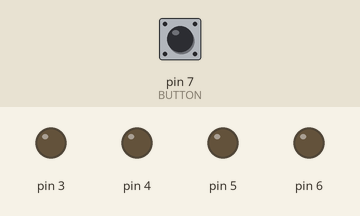
Bench run of a sketch on a simulated Arduino Uno, built with avr-gcc and run on an emulated ATmega328P. Parts: output pins drawn as LEDs (lit = HIGH). Dashed ring = blinking. Inputs (shaded band) come from the test bench; at power-on: pin 7 (BUTTON) HIGH. Random numbers use the default seed unless the sketch sets one.

Above: at 1.2 s.
1.3 s: pin 7 (BUTTON) pulled LOW for 0.15 s
At 1.8 s:
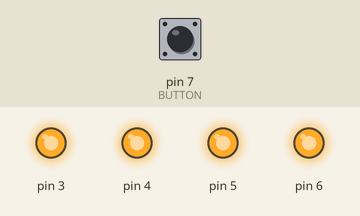
2.9 s: pin 7 (BUTTON) pulled LOW for 1 s
At 6.3 s:
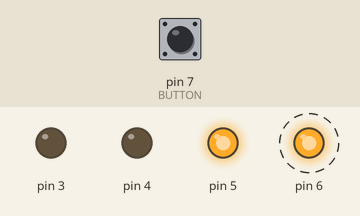
6.4 s: pin 7 (BUTTON) pulled LOW for 3.2 s
11.1 s: pin 7 (BUTTON) pulsed LOW 2 times (0.12 s each, 0.3 s apart)
At 12.0 s:
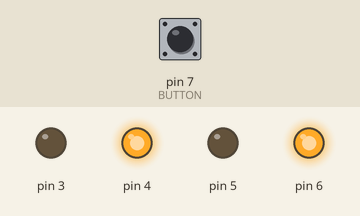
Timing chart, 0 to 21.7 s (numbered marks = the images above; inputs shaded):
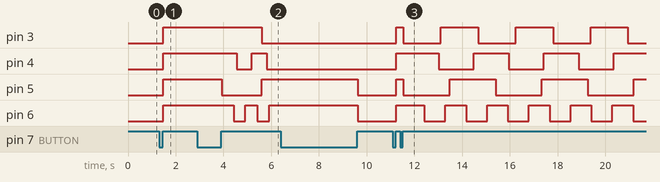

The sketch:

christmas_tree.ino
```cpp
#define LEDS_NUMBER 4

#define LED1 3
#define LED2 4
#define LED3 5
#define LED4 6
#define BUTTON 7

#define OFF_MODE 0
#define ON_MODE 1
#define BLINK_MODE 2

unsigned int buttonMode = OFF_MODE;

struct Led {
  unsigned long currentMillis;
  unsigned long previousMillis;
  unsigned int interval;
  unsigned int state;
};

Led *leds = new Led[LEDS_NUMBER];

void setup() {
  pinMode(BUTTON, INPUT_PULLUP);
  for (int i = LED1; i <= LED4; i++) {
    pinMode(i, OUTPUT);
    digitalWrite(i, LOW);
  }
  randomSeed(analogRead(0));
}

void loop() {
  changeButtonMode();

  switch (buttonMode) {
    case OFF_MODE:
            turnOffLeds();
            break;
    case ON_MODE:
            turnOnLeds();
            break;
    case BLINK_MODE:
            blinkLeds();
            break;
    default:
            turnOffLeds();
            break;
  }
}

void changeButtonMode() {
  if (digitalRead(BUTTON) == LOW) {
    delay(20);
    while (digitalRead(BUTTON) == LOW);
    buttonMode = (buttonMode + 1) % 3;
    delay(20);
  }
}

void turnOffLeds() {
  for (int i = LED1; i <= LED4; i++) {
    digitalWrite(i, LOW);
  }
}

void turnOnLeds() {
  for (int i = LED1; i <= LED4; i++) {
    digitalWrite(i, HIGH);
  }
}

void blinkLeds() {
  initLeds();
  int i = 0;
  while (buttonMode == BLINK_MODE) {
    leds[i].currentMillis = millis();
    if (leds[i].currentMillis - leds[i].previousMillis >= leds[i].interval) {
      leds[i].previousMillis = leds[i].currentMillis;
      leds[i].state = revertState(leds[i].state);
      digitalWrite(i + LEDS_NUMBER - 1, leds[i].state);
    }
    i = (i + 1) % LEDS_NUMBER;
    changeButtonMode();
  }
}

void initLeds() {
  for (int i = 0; i < LEDS_NUMBER; i++) {
    leds[i].interval = random(500, 2000);
    leds[i].previousMillis = 0;
    leds[i].state = (random(1000) < 500) ? LOW : HIGH;
    digitalWrite(i + LEDS_NUMBER - 1, leds[i].state);
  }
}

int revertState(unsigned int state) {
  return (state == HIGH) ? LOW : HIGH;
}
```

Measured:
- after the input at 1.3 s, pin 3–6: LOW → HIGH after 0.17 s
- after the input at 2.9 s, pin 3: HIGH → LOW after 2.7 s; pin 4: HIGH → LOW after 1.7 s, → HIGH 0.63 s later, → LOW 0.63 s later; pin 5: HIGH → LOW after 1.0 s, → HIGH 1.7 s later; pin 6: alternates HIGH for 0.50 s and LOW for 0.50 s, starting after 1.5 s
- after the input at 11.1 s, pin 3: LOW → HIGH after 0.14 s, then repeats every 3.1 s: LOW 1.6 s, HIGH 1.6 s; pin 4: LOW → HIGH after 0.14 s, then repeats every 2.9 s: LOW 1.5 s, HIGH 1.5 s; pin 5: LOW → HIGH after 0.14 s, then repeats every 3.9 s: LOW 1.9 s, HIGH 1.9 s; pin 6: LOW → HIGH after 0.14 s, then repeats every 1.7 s: LOW 0.88 s, HIGH 0.87 s
